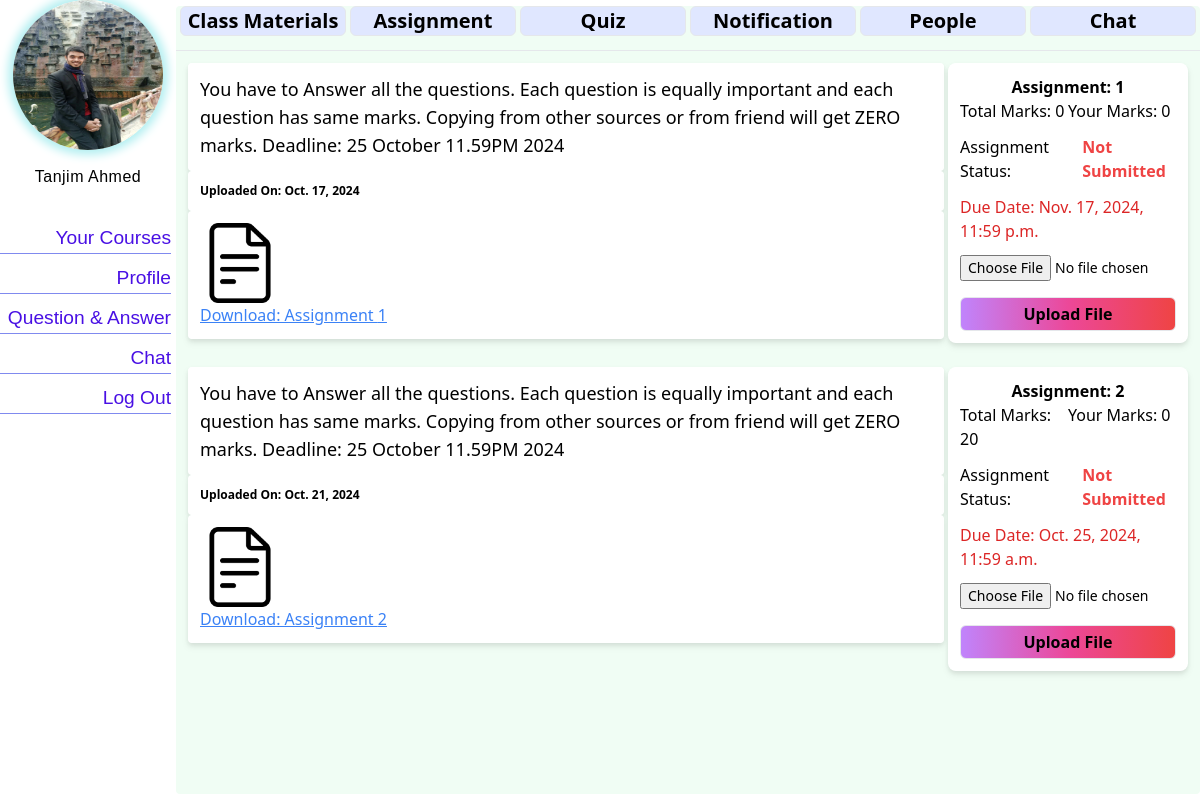
The page /course/1/assignments/ (signed in) on the database its author committed.
### student/models.py (models this page shows, shortened)
class Student(models.Model):
  user=models.OneToOneField(User,on_delete=models.CASCADE, related_name='student_profile')
  student_id = models.IntegerField(
        unique=True,
        validators=[MinValueValidator(10000), MaxValueValidator(99999)],  # Ensure it's a 5-digit number
        blank=True
    )
  fullname = models.CharField(max_length=120, blank=True)
  dob = models.DateField(blank=True,null=True)
  profile_pic = models.ImageField(upload_to='profile_pics/students', blank=True)
  profile_type = models.CharField(max_length=20, default="Student")

### courses/models.py (models this page shows, shortened)
class CourseAssignment(models.Model):
    course = models.ForeignKey(Course, on_delete=models.CASCADE, related_name='assignment')
    file = models.FileField(upload_to='course_files/assignments/', blank=True)
    assignment_text = models.TextField(default="No assignment Related text provided")
    assignment_number = models.IntegerField(default=1)
    date = models.DateField(auto_now_add=True)
    due_date = models.DateTimeField()  # Add due date field
    total_marks = models.PositiveIntegerField(default=0)  # Total marks for the assignment

class AssignmentUploadFile(models.Model):
    assignment = models.ForeignKey(CourseAssignment, on_delete=models.CASCADE, related_name='assignment_upload_file')
    student = models.ForeignKey('student.Student', on_delete=models.CASCADE, related_name='uploaded_assignment',null=True)
    file = models.FileField(upload_to='course_files/assignment_uploads/')
    date = models.DateField(auto_now_add=True)
    upload_status = models.BooleanField(default=False)  # Tracks whether the assignment is uploaded
    obtain_marks = models.PositiveIntegerField(default=0)  # Marks obtained for the assignment
    submit_date = models.DateTimeField(auto_now_add=True)  # Records submission date and time

### courses/views.py (the view, shortened to what this page needs)
# urls.py: path('assignments/',views.assignment,name="assignment"),
def assignment(request, pk):
    course = get_object_or_404(Course, pk=pk)
    assignments = CourseAssignment.objects.filter(course=course)
    form = AssignmentUploadForm()
    return render(request, 'course/assignment.html', {
        'course': course,
        'assignments': assignments,
        'form': form,
    })

### courses/forms.py
class AssignmentUploadForm(forms.ModelForm):
    class Meta:
        model = AssignmentUploadFile
        fields = ['file']
        widgets = {
            'file': forms.ClearableFileInput(attrs={
                'class': ' w-full ml-10 text-sm cursor-pointer  focus:outline-none focus:ring-2 focus:ring-indigo-500 focus:border-indigo-500 my-1 ',
                'style': 'font-size: 14px;'
            }),
        }

### e_Learning_Application/context_processors.py (called while the page is built, shortened)
def profile_context(request):
    context = {
        'profile': None,
        'is_student': False,
        'is_teacher': False,
        'base_template': "default.html"  # Default template if unauthenticated or no profile
    }
    if request.user.is_authenticated:
        student_profile = getattr(request.user, 'student_profile', None)
        teacher_profile = getattr(request.user, 'teacher_profile', None)
        if student_profile:
            context.update({
                'profile': student_profile,
                'is_student': True,
                'id': student_profile.student_id,
                'base_template': "stdbase.html"
            })
    return context

### templates/course/assignment.html (shortened to what this page needs)
{% extends 'course/courseDetails.html' %}
{% load static %}
{% block course_content %}
{% if assignments %}
    {% for file in assignments %}
    <div class="grid grid-cols-4 gap-0">
        <div class="col-span-3">
            <div class="flex filter drop-shadow-md flex-col m-3 mr-0 rounded">
                <div class="bg-white text-lg rounded font-normal p-3">{{ file.assignment_text }}</div>
                <div class="bg-white text-xs rounded font-bold p-3">
                    Uploaded On: {{ file.date }}
                </div>
                <div class="bg-white rounded p-3">
                    <a href="{{ file.file.url }}" download>
                        {% if file.is_pdf %}
                            <img src="{% static 'pdf.png' %}" alt="PDF Thumbnail" class="w-20 h-20 object-cover">
                        {% elif file.is_pptx %}
                            <img src="{% static 'pptx.png' %}" alt="PPTX Thumbnail" class="w-20 h-20 object-cover">
                        {% else %}
                            <img src="{% static 'document.png' %}" alt="File Thumbnail" class="w-20 h-20 object-cover">
                        {% endif %}
                    </a>
                    <div>
                        <a href="{{ file.file.url }}" download class="text-blue-500 underline">
                            Download: Assignment {{ file.assignment_number }}
                        </a>
                    </div>
                </div>
            </div>
        </div>
        <div class="col-span-1 bg-white m-3 ml-1 filter drop-shadow-md rounded-lg p-3">
            {% if file.assignment_upload_file.count > 0 %}
                {% for upload in file.assignment_upload_file.all %}
                    {% if upload.student == profile %}
                        <div class="text-center font-semibold my-1 ">Assignment: {{ file.assignment_number }}</div>
                        <div class="grid grid-cols-2">
                            <div>Total Marks: {{ file.total_marks }}</div>
                            <div>Your Marks: {{ upload.obtain_marks }}</div>
                        </div>
                        <div class="my-2 flex items-center">
                            <span class="mr-2">Assignment Status:</span>
                            <h1 class="text-green-500 font-semibold w-auto p-1">Submitted</h1>
                        </div>
                        <div class="my-2 text-green-500 font-semibold">Submitted On: {{ upload.submit_date }}</div>
                        <div class="text-red-600 text-left my-2">Due Date: {{ file.due_date }}</div>
                        <div class="flex justify-center my-3">
                          <a href="{{ upload.file.url }}" download class="w-full text-center border rounded-md bg-gradient-to-r from-green-300 via-green-500 to-green-400 h-auto font-semibold p-1">
                              Download Submitted Assignment
                          </a>
                      </div>
                    {% else %}
                        <div class="text-center font-semibold">Assignment: {{ file.assignment_number }}</div>
                        <div class="grid grid-cols-2">
                            <div>Total Marks: {{ file.total_marks }}</div>
                            <div>Your Marks: 0</div>
                        </div>
                        <div class="my-2 flex items-center">
                          <span class="mr-2">Assignment Status:</span>
                          <h1 class="text-red-500 font-semibold w-auto p-1">Not Submitted</h1>
                      </div>
                        <div class="text-red-600 text-left my-2">Due Date: {{ file.due_date }}</div>
                        <div>
                            <form method="POST" enctype="multipart/form-data">
                                <div class="">
                                    {{ form.file }}
                                </div>
                                <button type="submit" class="w-full my-3 mb-0 text-center border rounded-md bg-gradient-to-r from-purple-400 via-pink-500 to-red-500 h-auto font-semibold p-1">
                                    Upload File
                                </button>
                            </form>
                        </div>
                    {% endif %}
                {% endfor %}
            {% else %}
                <div class="text-center font-semibold">Assignment: {{ file.assignment_number }}</div>
                <div class="grid grid-cols-2">
                    <div>Total Marks: {{ file.total_marks }}</div>
                    <div>Your Marks: 0</div>
                </div>
                <div class="my-2 flex items-center">
                  <span class="mr-2">Assignment Status:</span>
                  <h1 class="text-red-500 font-semibold w-auto p-1">Not Submitted</h1>
              </div>
                <div class="text-red-600 text-left my-2">Due Date: {{ file.due_date }}</div>
                <div>
                    <form method="POST" enctype="multipart/form-data">
                        <div class="">
                            {{ form.file }}
                        </div>
                        <button type="submit" class="w-full my-3 mb-0 text-center border rounded-md bg-gradient-to-r from-purple-400 via-pink-500 to-red-500 h-auto font-semibold p-1">
                            Upload File
                        </button>
                    </form>
                </div>
            {% endif %}
        </div>
    </div>
    {% endfor %}
{% else %}
    <div class="bg-red-500 mx-auto w-3/4 p-3 my-3 rounded-md">
        <h1 class="font-bold text-center">No Assignment Found!!!</h1>
    </div>
{% endif %}
{% endblock %}

### templates/stdbase.html (shortened to what this page needs)
{%load static %}
{% load static tailwind_tags %}
{% load custom_filters %}
<!DOCTYPE html>
<html lang="en">
<head>
  <link rel="stylesheet" href="{% static 'css/stdbase.css'%}">
  {% tailwind_css %}
</head>
<body>
  <div class="nav_container">
    <div class="img_container">
      <img src="/media/{{profile.profile_pic}}" alt="User Photo">
    </div>
    <div class="user_info">
    <h3>{{profile.fullname}}</h3>
    </div>
    <div class="nav_actionbar">
       <a class='action_box' href="{% url 'student:stdHomePage' student_id=id %}">Your Courses</a>
       <a class='action_box' href="#">Profile</a>
       <a class='action_box' href="{% url 'qna:qna' %}">Question & Answer</a>
       <a class='action_box' href="#">Chat</a>
       <a class='action_box' href="{%url 'user_handle:userLogout'%}">Log Out</a>
    </div>
  </div>
  {%block content%}{%endblock%}
</body>
</html>

### static/css/stdbase.css (style rules this page uses)
body { display: flex; flex-direction: row; justify-content: flex-start; margin: 0; border-radius: 5px; }
.nav_container { display: flex; flex-direction: column; align-items: center; height: 100vh; width: 15vw; background-color:white; border-radius: 5px; }
.user_info { margin-top: 10px; margin-bottom: 30px; border-radius: 15px; }
.user_info h3 { color: rgb(0, 1, 1); letter-spacing: 0.5px; margin: 0px; text-align: center; }
.img_container { width: 100%; height: 200px; background-color: auto; display: flex; justify-content: center; border-radius: 15px; }
.img_container img { width: 150px; height: 150px; border-radius: 300px; box-shadow: 0 0 10px 5px rgb(179, 239, 241) ; margin-bottom: 5px; }
.nav_actionbar { display: flex; flex-direction: column; justify-content: flex-start; align-items: flex-end; background-color: auto; width: 100%; height: 100vh; background-color: white; border-radius: 10px; }
.nav_actionbar a { height: 30px; background-color: none; text-decoration: none; font-size: larger; font-weight: 500; color: rgb(73, 16, 228); border-bottom: 1px solid rgb(128, 138, 239); margin: 5px; font-family: 'Trebuchet MS', 'Lucida Sans Unicode', 'Lucida Grande', 'Lucida Sans', Arial, sans-serif; }
.action_box { height: 20px; width: 100%; background-color:auto; text-align: end; }
.card_child_1 h2,h3 { font-weight: 800; font-family: 'Trebuchet MS', 'Lucida Sans Unicode', 'Lucida Grande', 'Lucida Sans', Arial, sans-serif; margin-top: 0px; font-size:medium ; }

### rows shown on the page
Student: profile_pic (picture), fullname "Tanjim Ahmed"
CourseAssignment: assignment_text "You have to Answer all the questions. Each question is equally important and each question has same marks. Copying from other sources or from friend will get ZERO marks. Deadline: 25 October 11.59PM 2024", date "Oct. 17, 2024", assignment_number "1", total_marks "0", due_date "Nov. 17, 2024, 11:59 p.m."
CourseAssignment: assignment_text "You have to Answer all the questions. Each question is equally important and each question has same marks. Copying from other sources or from friend will get ZERO marks. Deadline: 25 October 11.59PM 2024", date "Oct. 21, 2024", assignment_number "2", total_marks "20", due_date "Oct. 25, 2024, 11:59 a.m."
